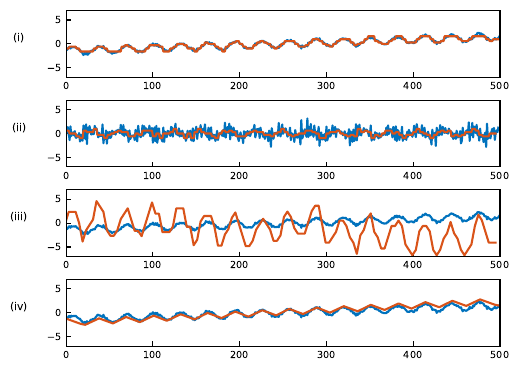

The Python source for this figure:
import numpy as np
import sys
sys.path.append('./../..')
sys.path.append('./..')
import SAX
from ABBA import ABBA
import matplotlib.pyplot as plt
np.random.seed(0)
from util import myfigure

# Construct noisy sine wave with linear trend
linspace = np.linspace(0, 16*2*np.pi, 500)
ts = np.sin(linspace)
ts += 0.2*np.random.randn(500)
ts += np.linspace(0, 4, 500)

# Plot SAX representation
fig, (ax1, ax2, ax3, ax4) = myfigure(nrows=4, ncols=1, fig_ratio=0.71, fig_scale=1)
plt.subplots_adjust(left=0.125, bottom=None, right=0.95, top=None, wspace=None, hspace=None)
ts1 = ts
ts1 -= np.mean(ts1)
ts1 /= np.std(ts1)
reduced_ts = SAX.compress(ts1, width = 4)
symbolic_ts = SAX.digitize(reduced_ts, number_of_symbols = 9)
print('SAX representation length:', len(symbolic_ts))
reduced_ts = SAX.reverse_digitize(symbolic_ts, number_of_symbols = 9)
ts_SAX = SAX.reconstruct(reduced_ts, width = 4)
ax1.plot(ts1)
ax1.plot(ts_SAX)
ax1.axis([0, 500, -2.5, 2.5])
ax1.set_ylabel('(i)', rotation='horizontal', labelpad=20)

# Plot SAX representation of differences time series
ts2 = np.diff(ts)
ts2 -= np.mean(ts2)
ts2 /= np.std(ts2)
reduced_ts = SAX.compress(ts2, width = 4)
symbolic_ts = SAX.digitize(reduced_ts, number_of_symbols = 9)
reduced_ts = SAX.reverse_digitize(symbolic_ts, number_of_symbols = 9)
ts_SAX = SAX.reconstruct(reduced_ts, width = 4)
ax2.plot(ts2)
ax2.plot(ts_SAX)
ax2.axis([0, 500, -2.5, 2.5])
ax2.set_ylabel('(ii)', rotation='horizontal', labelpad=20)

# Reverse differencing
ax3.plot(ts1)
ax3.plot(np.cumsum(ts_SAX))
ax3.axis([0, 500, -2.5, 2.5])
ax3.set_ylabel('(iii)', rotation='horizontal', labelpad=20)

# Plot ABBA representation
abba = ABBA(tol=0.5, scl=1, min_k=2, max_k=12, verbose=0)
string, centers = abba.transform(ts1)
print('ABBA representation length:', len(string))
ts_recon = abba.inverse_transform(string, centers, ts1[0])
ax4.plot(ts1)
ax4.plot(ts_recon)
ax4.axis([0, 500, -2.5, 2.5])
ax4.set_ylabel('(iv)', rotation='horizontal', labelpad=20)

plt.savefig('linear_trend.pdf')
